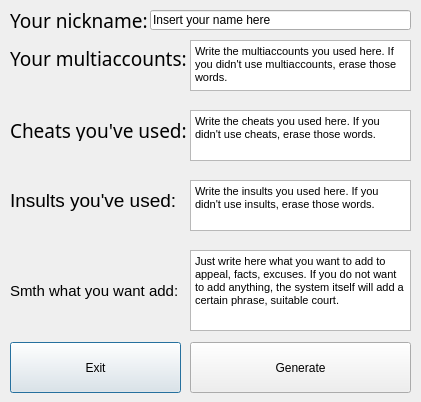
<?xml version="1.0" encoding="UTF-8"?>
<ui version="4.0">
 <class>mainDialog</class>
 <widget class="QDialog" name="mainDialog">
  <property name="geometry">
   <rect>
    <x>0</x>
    <y>0</y>
    <width>421</width>
    <height>402</height>
   </rect>
  </property>
  <property name="windowTitle">
   <string>Generator</string>
  </property>
  <widget class="QLabel" name="nickLbl">
   <property name="geometry">
    <rect>
     <x>10</x>
     <y>10</y>
     <width>141</width>
     <height>21</height>
    </rect>
   </property>
   <property name="font">
    <font>
     <family>Rockwell</family>
     <pointsize>14</pointsize>
     <weight>50</weight>
     <bold>false</bold>
    </font>
   </property>
   <property name="text">
    <string>Your nickname:</string>
   </property>
   <property name="textFormat">
    <enum>Qt::AutoText</enum>
   </property>
  </widget>
  <widget class="QLineEdit" name="nameEdit">
   <property name="geometry">
    <rect>
     <x>150</x>
     <y>10</y>
     <width>261</width>
     <height>20</height>
    </rect>
   </property>
   <property name="text">
    <string>Insert your name here</string>
   </property>
  </widget>
  <widget class="QLabel" name="multiLbl">
   <property name="geometry">
    <rect>
     <x>10</x>
     <y>50</y>
     <width>191</width>
     <height>16</height>
    </rect>
   </property>
   <property name="font">
    <font>
     <family>Rockwell</family>
     <pointsize>14</pointsize>
    </font>
   </property>
   <property name="text">
    <string>Your multiaccounts:</string>
   </property>
  </widget>
  <widget class="QTextEdit" name="multiList">
   <property name="geometry">
    <rect>
     <x>190</x>
     <y>40</y>
     <width>221</width>
     <height>51</height>
    </rect>
   </property>
   <property name="documentTitle">
    <string/>
   </property>
   <property name="html">
    <string>&lt;!DOCTYPE HTML PUBLIC &quot;-//W3C//DTD HTML 4.0//EN&quot; &quot;http://www.w3.org/TR/REC-html40/strict.dtd&quot;&gt;
&lt;html&gt;&lt;head&gt;&lt;meta name=&quot;qrichtext&quot; content=&quot;1&quot; /&gt;&lt;style type=&quot;text/css&quot;&gt;
p, li { white-space: pre-wrap; }
&lt;/style&gt;&lt;/head&gt;&lt;body style=&quot; font-family:'MS Shell Dlg 2'; font-size:8.25pt; font-weight:400; font-style:normal;&quot;&gt;
&lt;p style=&quot; margin-top:0px; margin-bottom:0px; margin-left:0px; margin-right:0px; -qt-block-indent:0; text-indent:0px;&quot;&gt;&lt;span style=&quot; font-size:8pt;&quot;&gt;Write the multiaccounts you used here. If you didn't use multiaccounts, erase those words.&lt;/span&gt;&lt;/p&gt;&lt;/body&gt;&lt;/html&gt;</string>
   </property>
  </widget>
  <widget class="QLabel" name="cheatLbl">
   <property name="geometry">
    <rect>
     <x>10</x>
     <y>120</y>
     <width>181</width>
     <height>21</height>
    </rect>
   </property>
   <property name="font">
    <font>
     <family>Rockwell</family>
     <pointsize>14</pointsize>
    </font>
   </property>
   <property name="text">
    <string>Cheats you've used:</string>
   </property>
  </widget>
  <widget class="QTextEdit" name="cheatList">
   <property name="geometry">
    <rect>
     <x>190</x>
     <y>110</y>
     <width>221</width>
     <height>51</height>
    </rect>
   </property>
   <property name="documentTitle">
    <string/>
   </property>
   <property name="html">
    <string>&lt;!DOCTYPE HTML PUBLIC &quot;-//W3C//DTD HTML 4.0//EN&quot; &quot;http://www.w3.org/TR/REC-html40/strict.dtd&quot;&gt;
&lt;html&gt;&lt;head&gt;&lt;meta name=&quot;qrichtext&quot; content=&quot;1&quot; /&gt;&lt;style type=&quot;text/css&quot;&gt;
p, li { white-space: pre-wrap; }
&lt;/style&gt;&lt;/head&gt;&lt;body style=&quot; font-family:'MS Shell Dlg 2'; font-size:8.25pt; font-weight:400; font-style:normal;&quot;&gt;
&lt;p style=&quot; margin-top:0px; margin-bottom:0px; margin-left:0px; margin-right:0px; -qt-block-indent:0; text-indent:0px;&quot;&gt;&lt;span style=&quot; font-size:8pt;&quot;&gt;Write the cheats you used here. If you didn't use cheats, erase those words.&lt;/span&gt;&lt;/p&gt;&lt;/body&gt;&lt;/html&gt;</string>
   </property>
  </widget>
  <widget class="QPushButton" name="exitBtn">
   <property name="geometry">
    <rect>
     <x>10</x>
     <y>342</y>
     <width>171</width>
     <height>51</height>
    </rect>
   </property>
   <property name="text">
    <string>Exit</string>
   </property>
  </widget>
  <widget class="QPushButton" name="pushButton">
   <property name="geometry">
    <rect>
     <x>190</x>
     <y>342</y>
     <width>221</width>
     <height>51</height>
    </rect>
   </property>
   <property name="text">
    <string>Generate</string>
   </property>
  </widget>
  <widget class="QTextEdit" name="insultList">
   <property name="geometry">
    <rect>
     <x>190</x>
     <y>180</y>
     <width>221</width>
     <height>51</height>
    </rect>
   </property>
   <property name="documentTitle">
    <string/>
   </property>
   <property name="html">
    <string>&lt;!DOCTYPE HTML PUBLIC &quot;-//W3C//DTD HTML 4.0//EN&quot; &quot;http://www.w3.org/TR/REC-html40/strict.dtd&quot;&gt;
&lt;html&gt;&lt;head&gt;&lt;meta name=&quot;qrichtext&quot; content=&quot;1&quot; /&gt;&lt;style type=&quot;text/css&quot;&gt;
p, li { white-space: pre-wrap; }
&lt;/style&gt;&lt;/head&gt;&lt;body style=&quot; font-family:'MS Shell Dlg 2'; font-size:8.25pt; font-weight:400; font-style:normal;&quot;&gt;
&lt;p style=&quot; margin-top:0px; margin-bottom:0px; margin-left:0px; margin-right:0px; -qt-block-indent:0; text-indent:0px;&quot;&gt;&lt;span style=&quot; font-size:8pt;&quot;&gt;Write the insults you used here. If you didn't use insults, erase those words.&lt;/span&gt;&lt;/p&gt;&lt;/body&gt;&lt;/html&gt;</string>
   </property>
  </widget>
  <widget class="QLabel" name="insultLbl">
   <property name="geometry">
    <rect>
     <x>10</x>
     <y>190</y>
     <width>181</width>
     <height>21</height>
    </rect>
   </property>
   <property name="font">
    <font>
     <family>MS Shell Dlg 2</family>
     <pointsize>14</pointsize>
    </font>
   </property>
   <property name="text">
    <string>Insults you've used:</string>
   </property>
  </widget>
  <widget class="QTextEdit" name="smthList">
   <property name="geometry">
    <rect>
     <x>190</x>
     <y>250</y>
     <width>221</width>
     <height>81</height>
    </rect>
   </property>
   <property name="documentTitle">
    <string/>
   </property>
   <property name="html">
    <string>&lt;!DOCTYPE HTML PUBLIC &quot;-//W3C//DTD HTML 4.0//EN&quot; &quot;http://www.w3.org/TR/REC-html40/strict.dtd&quot;&gt;
&lt;html&gt;&lt;head&gt;&lt;meta name=&quot;qrichtext&quot; content=&quot;1&quot; /&gt;&lt;style type=&quot;text/css&quot;&gt;
p, li { white-space: pre-wrap; }
&lt;/style&gt;&lt;/head&gt;&lt;body style=&quot; font-family:'MS Shell Dlg 2'; font-size:8.25pt; font-weight:400; font-style:normal;&quot;&gt;
&lt;p style=&quot; margin-top:0px; margin-bottom:0px; margin-left:0px; margin-right:0px; -qt-block-indent:0; text-indent:0px;&quot;&gt;&lt;span style=&quot; font-size:8pt;&quot;&gt;Just write here what you want to add to appeal, facts, excuses. If you do not want to add anything, the system itself will add a certain phrase, suitable court.&lt;/span&gt;&lt;/p&gt;&lt;/body&gt;&lt;/html&gt;</string>
   </property>
  </widget>
  <widget class="QLabel" name="smthLbl">
   <property name="geometry">
    <rect>
     <x>10</x>
     <y>280</y>
     <width>181</width>
     <height>21</height>
    </rect>
   </property>
   <property name="font">
    <font>
     <family>MS Shell Dlg 2</family>
     <pointsize>11</pointsize>
     <weight>50</weight>
     <bold>false</bold>
    </font>
   </property>
   <property name="text">
    <string>Smth what you want add:</string>
   </property>
  </widget>
 </widget>
 <resources/>
 <connections/>
</ui>
